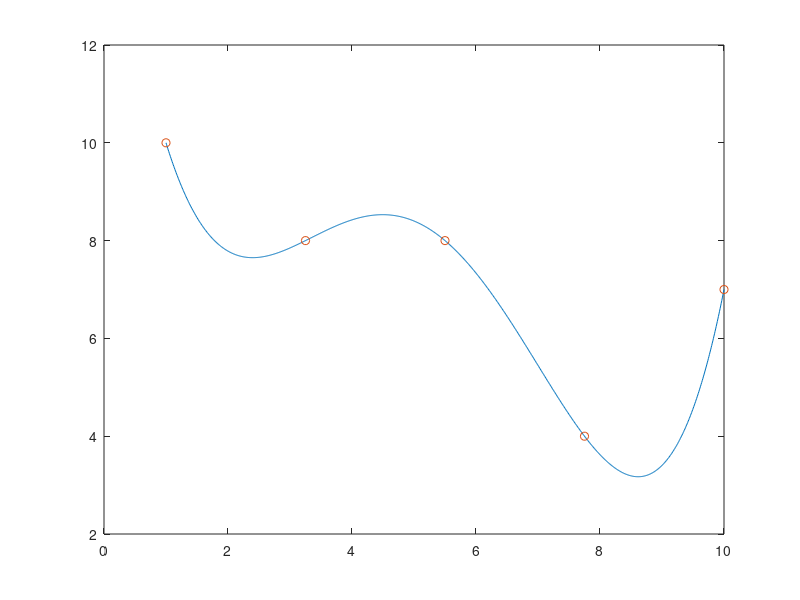

Here is the MATLAB script that generated this plot:
clc
N = 5;
x = linspace(1,10,N); % check the dimension
y = randi(10,[1,N]);
x=x';
y = y';

% prepare G matrix  - Dimension (N+1) x (N+1)
%    [x0^0  x0^1  x1^2 ..... x1^N]
%    |x1^0  x1^1  x1^2 ..... x1^N|
%    |x2^0  x2^1  x2^2 ..... x2^N|
%G = |x3^0  x3^1  x3^2 ..... x3^N|
%    |:  :   :     :     :    :  |
%    [xN^0  xN^1  xN^2 ..... xN^N]
G = [];
for i = 0:(N-1)
    G = [G x.^i]
end
disp(G);

m = inv(G)*y; % m is column vector (N+1 x 1)
% 
xi = linspace(x(1),x(end),1000);

xi = xi';
G1 = [];
for j= 0:(N-1)
    G1= [G1 xi.^j]
end
disp(G1)
K=G1
% yi = [1 xi^1 xi^2 xi^3 ..... xi^n] * m % (1000 x N+1) (N+1 x1) 

yi = K*m
plot(xi,yi)
hold on 
plot(x,y,'o')
